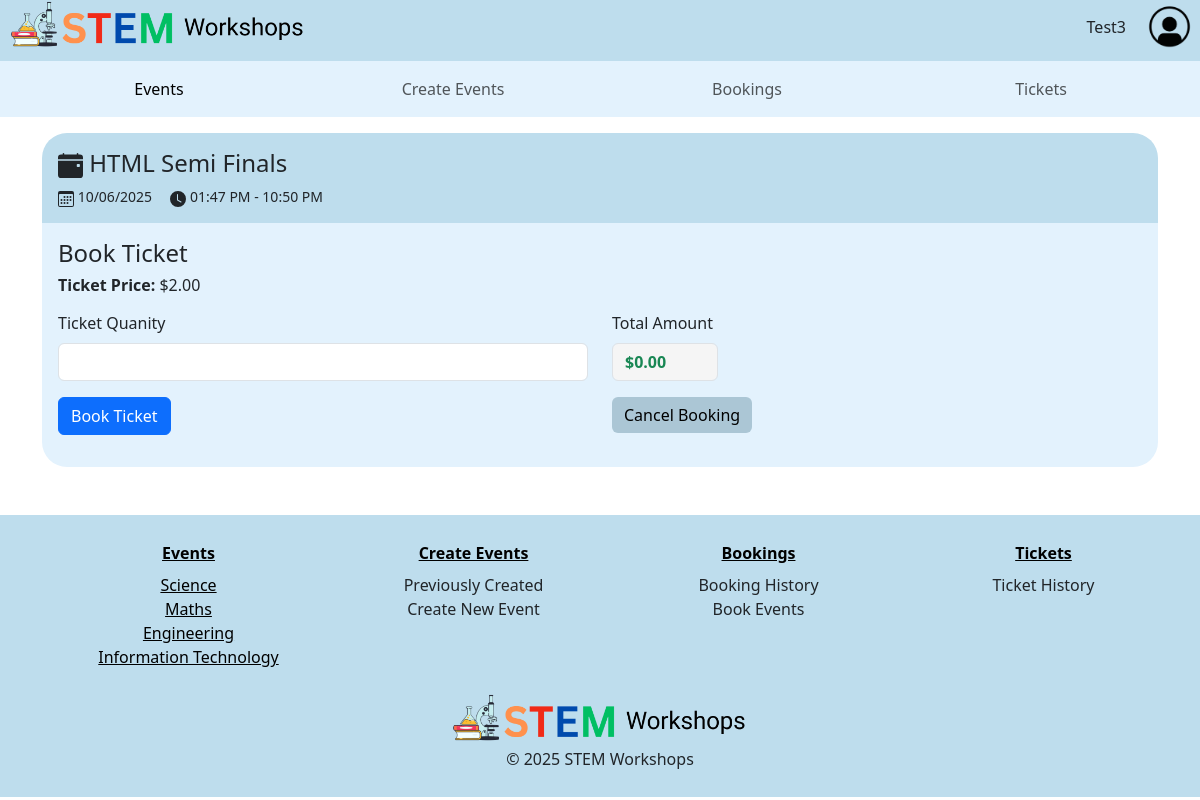
/4/booking (signed in), run on an earlier commit of the app's database.
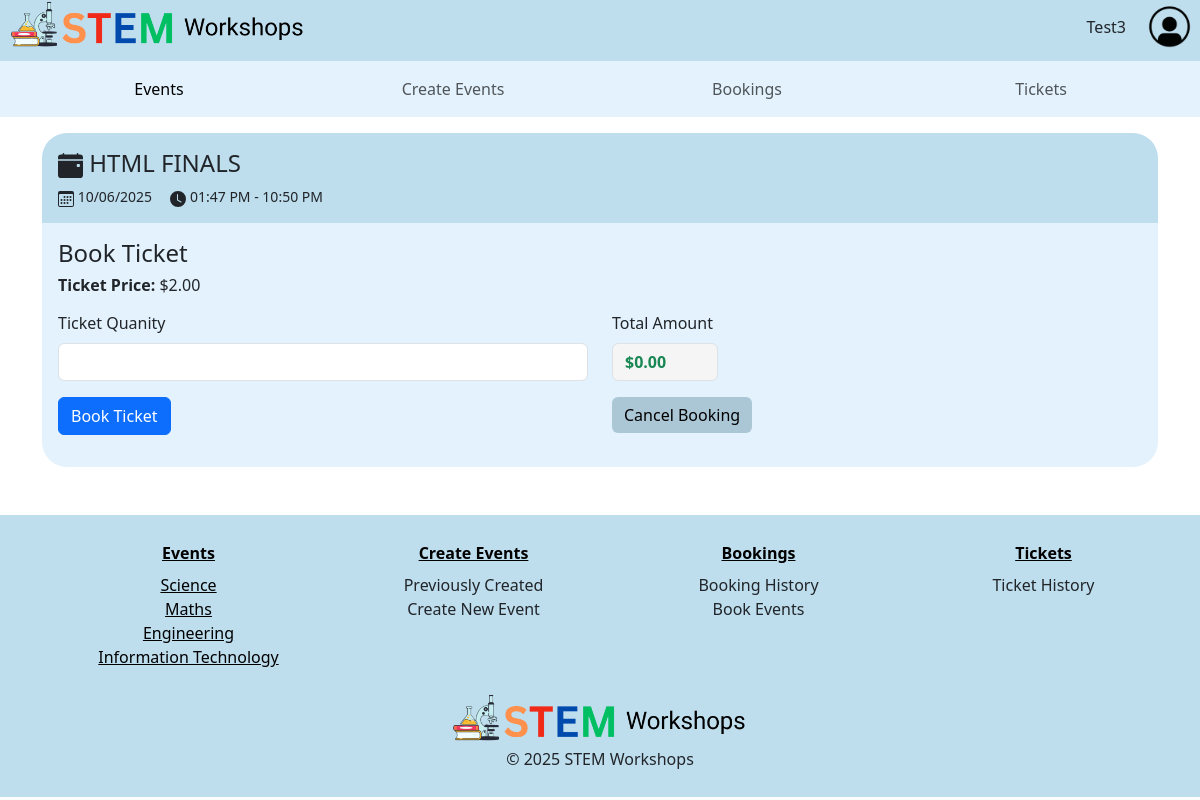
And on a later commit of the database.
### STEMWorkshops/models.py (models this page shows, shortened)
class Event(db.Model):
    __tablename__ = 'events'
    event_id = db.Column(db.Integer, primary_key=True) # Unique ID for event
    event_name = db.Column(db.String(80), nullable=False) # Event Name
    start_time = db.Column(db.DateTime, nullable=False) # Start Time
    end_time = db.Column(db.DateTime, nullable=False) # End Time
    STEM_category = db.Column(db.Enum("Science", "Information Technology", "Maths", "Engineering"), nullable=False) # The Four STEM Fields
    event_type = db.Column(db.Enum("Online", "In-Person"), nullable=False) # The Two Event Types
    event_address = db.Column(db.String(80)) # Address for the event (if in-person)
    event_venue = db.Column(db.String(80)) # Venue for the event (if in-person)
    ticket_price = db.Column(db.Numeric(10,2), nullable=False) # Price per ticket
    ticket_policy = db.Column(db.Integer) #Number of tickets per user
    max_num_tickets = db.Column(db.String(100), nullable=False) # Maximum number of tickets available for the event
    description = db.Column(db.String(200)) # Description of the event
    image = db.Column(db.String(400)) # Image URL for the event
    event_status = db.Column(db.Enum("Open", "Inactive", "Sold Out", "Cancelled")) # The Four event statuses
    user_id = db.Column(db.Integer, db.ForeignKey('users.user_id')) # Foreign key to link to the user who created the event
    comments = db.relationship('Comment', backref='event', cascade="all, delete-orphan")

### STEMWorkshops/events.py (the view, shortened to what this page needs)
@events_bp.route('/<id>/booking', methods=['GET', 'POST'])
@login_required
def booking(id):
   booking_form = OrdersForm()
   event = db.session.scalar(db.select(Event).where(Event.event_id==id))
   return render_template('userbook.html', form=booking_form, event=event, id=id, heading='Book Ticket')

### STEMWorkshops/forms.py
class OrdersForm(FlaskForm):
    ticket_quantity=StringField("Ticket Quanity", validators=[InputRequired()])
    submit=SubmitField("Book Ticket")

### STEMWorkshops/__init__.py (called while the page is built)
def create_app():
    app = Flask(__name__)  # this is the name of the module/package that is calling this app
    app.debug = True
    app.secret_key = 'somesecretkey'
    app.config['SQLALCHEMY_DATABASE_URI'] = 'sqlite:///sitedata.sqlite'
    db.init_app(app)
    Bootstrap5(app)
    login_manager = LoginManager()
    login_manager.login_view = 'auth.login'
    login_manager.init_app(app)
    from .models import User
    @login_manager.user_loader
    def load_user(user_id):
       return db.session.scalar(db.select(User).where(User.user_id==user_id))
    from . import views
    app.register_blueprint(views.main_bp)
    from . import auth
    app.register_blueprint(auth.auth_bp)
    from . import events
    app.register_blueprint(events.events_bp)
    @app.errorhandler(404)
    def not_found(e):
      return render_template("404.html", error=e)
    return app

### STEMWorkshops/templates/userbook.html (shortened to what this page needs)
{% extends 'base.html' %}
{% from "bootstrap5/form.html" import render_form %}
{% block content %}
<div class="container">
    <div class="border-booking mt-3 p-3">
        <div class="">
            <h4>
                {{event.event_name}}
            </h4>
            <small>
                {{event.start_time.strftime('%d/%m/%Y')}} &nbsp; &nbsp;
                <svg xmlns="http://www.w3.org/2000/svg" width="16" height="16" fill="currentColor"
                    class="bi bi-clock-fill" viewBox="0 0 16 16">
                    <path
                        d="M16 8A8 8 0 1 1 0 8a8 8 0 0 1 16 0M8 3.5a.5.5 0 0 0-1 0V9a.5.5 0 0 0 .252.434l3.5 2a.5.5 0 0 0 .496-.868L8 8.71z" />
                </svg>
                {{event.start_time.strftime('%I:%M %p')}} - {{event.end_time.strftime('%I:%M %p')}}
            </small>
        </div>
    </div>
    <div class="  p-3 body-booking ">
        <div class="page-header  mb-3">
            <h4>{{heading}}</h4>
            <h6><b>Ticket Price: </b>${{event.ticket_price}}</h6>
        </div>
        <div class="row">
            <div class="col-md-6 col-sm-12 ">
                {{render_form(form)}}
            </div>
            <div class="col-md-6 col-sm-12">
                <form methods='GET, POST'>
                    <div class="">
                        <label for="total-amount" class="form-label">Total Amount</label>
                        <p id="total-amount" class="form-control fw-bold text-success"
                            style="background-color: #f5f5f5; width:20%;">$0.00</p>
                    </div>
                </form>
                <a href="{{url_for('events.show', id=event.event_id)}}"><button class="btn btn-info">Cancel Booking</button></a>
            </div>
        </div>
    </div>
</div>
{% endblock %}

What changed in the data, as far as the page shows it:
changed Event "01:47 PM": event_name "HTML Semi Finals" → "HTML FINALS"
